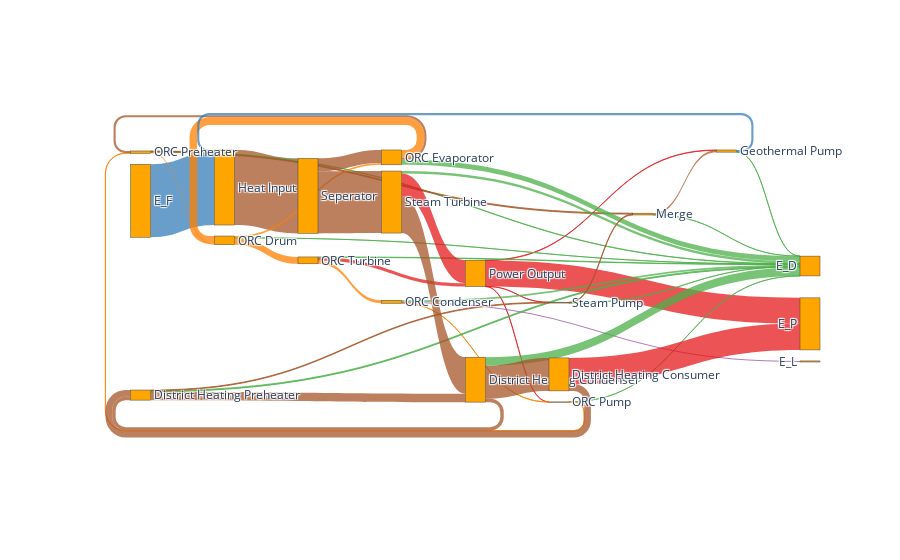
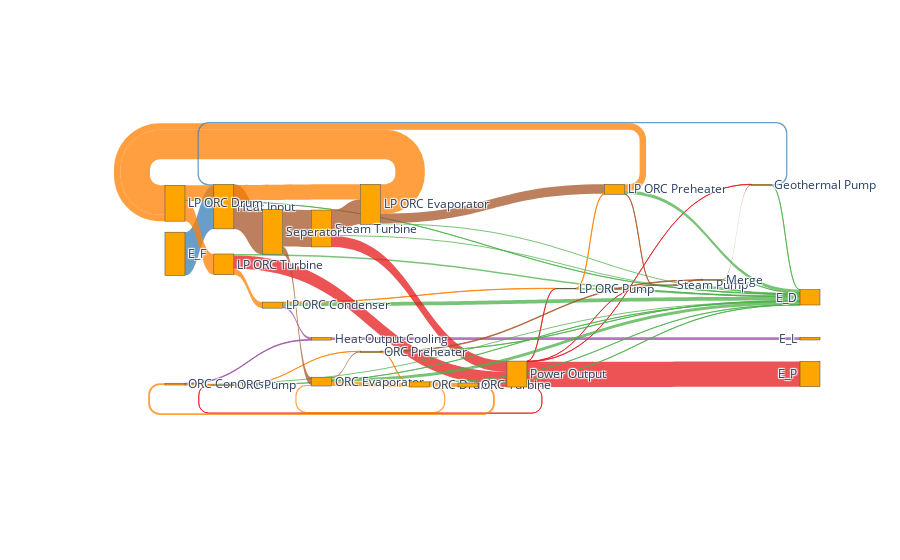

The notebook cell saved with these charts, in order:
### Markdown cell above
**Second Step**: Compare both processes with a grassmann diagramm

### Code cell
import plotly.graph_objects as go

links, nodes = ean.generate_plotly_sankey_input()

fig = go.Figure(go.Sankey(
    arrangement="snap",
    node={"label": nodes, 'pad': 11, 'color': 'orange'},
    link=links
    ))
# plot(fig, filename='chp_grassmann')
fig.show()

links_el, nodes_el = ean_el.generate_plotly_sankey_input()

fig_el = go.Figure(
    go.Sankey(
        arrangement="snap",
        node={"label": nodes_el, 'pad': 11, 'color': 'orange'},
        link=links_el
        ),
    layout=go.Layout({'width': 800})
    )

fig_el.show()

### Figure 1 — Plotly figure (JSON) as saved in the notebook; plotly's stock layout.template omitted (floating-point values rounded to 4 significant figures)
{"data": [{"arrangement": "snap", "link": {"color": ["rgba(55.0, 126.0, 184.0, 0.75)", "rgba(166.0, 86.0, 40.0, 0.75)", "rgba(228.0, 26.0, 28.0, 0.75)", "rgba(228.0, 26.0, 28.0, 0.75)", "rgba(228.0, 26.0, 28.0, 0.75)", "rgba(228.0, 26.0, 28.0, 0.75)", "rgba(77.0, 175.0, 74.0, 0.75)", "rgba(255.0, 127.0, 0.0, 0.75)", "rgba(166.0, 86.0, 40.0, 0.75)", "rgba(77.0, 175.0, 74.0, 0.75)", "rgba(255.0, 127.0, 0.0, 0.75)", "rgba(255.0, 127.0, 0.0, 0.75)", "rgba(77.0, 175.0, 74.0, 0.75)", "rgba(255.0, 127.0, 0.0, 0.75)", "rgba(77.0, 175.0, 74.0, 0.75)", "rgba(255.0, 127.0, 0.0, 0.75)", "rgba(166.0, 86.0, 40.0, 0.75)", "rgba(228.0, 26.0, 28.0, 0.75)", "rgba(77.0, 175.0, 74.0, 0.75)", "rgba(255.0, 127.0, 0.0, 0.75)", "rgba(77.0, 175.0, 74.0, 0.75)", "rgba(255.0, 127.0, 0.0, 0.75)", "rgba(152.0, 78.0, 163.0, 0.75)", "rgba(77.0, 175.0, 74.0, 0.75)", "rgba(166.0, 86.0, 40.0, 0.75)", "rgba(166.0, 86.0, 40.0, 0.75)", "rgba(77.0, 175.0, 74.0, 0.75)", "rgba(166.0, 86.0, 40.0, 0.75)", "rgba(166.0, 86.0, 40.0, 0.75)", "rgba(228.0, 26.0, 28.0, 0.75)", "rgba(77.0, 175.0, 74.0, 0.75)", "rgba(166.0, 86.0, 40.0, 0.75)", "rgba(77.0, 175.0, 74.0, 0.75)", "rgba(166.0, 86.0, 40.0, 0.75)", "rgba(228.0, 26.0, 28.0, 0.75)", "rgba(166.0, 86.0, 40.0, 0.75)", "rgba(77.0, 175.0, 74.0, 0.75)", "rgba(55.0, 126.0, 184.0, 0.75)", "rgba(77.0, 175.0, 74.0, 0.75)", "rgba(166.0, 86.0, 40.0, 0.75)", "rgba(166.0, 86.0, 40.0, 0.75)", "rgba(166.0, 86.0, 40.0, 0.75)"], "source": [0, 1, 23, 23, 23, 23, 2, 2, 2, 3, 3, 3, 4, 4, 5, 5, 5, 6, 6, 6, 7, 7, 7, 11, 11, 11, 12, 12, 12, 13, 13, 13, 14, 14, 15, 15, 17, 17, 19, 19, 20, 20], "target": [1, 20, 4, 14, 17, 25, 27, 3, 19, 27, 5, 6, 27, 2, 27, 3, 2, 23, 27, 7, 27, 4, 26, 27, 14, 12, 27, 11, 15, 23, 27, 12, 27, 19, 25, 11, 27, 1, 27, 17, 5, 13], "value": [236100000.0, 242900000.0, 161300.0, 283500.0, 1260000.0, 83400000.0, 1121000.0, 3245000.0, 3192000.0, 30610.0, 5864000.0, 22190000.0, 34720.0, 736000.0, 16430000.0, 24840000.0, 6822000.0, 11020000.0, 1417000.0, 9760000.0, 5651000.0, 609400.0, 3499000.0, 3210000.0, 2397000.0, 27070000.0, 27530000.0, 11030000.0, 106800000.0, 74090000.0, 8321000.0, 118200000.0, 57890.0, 2622000.0, 85100000.0, 21650000.0, 257300.0, 6817000.0, 6.334, 5814000.0, 42230000.0, 200700000.0]}, "node": {"color": "orange", "label": ["E_F", "Heat Input", "ORC Preheater", "ORC Drum", "ORC Pump", "ORC Evaporator", "ORC Turbine", "ORC Condenser", "ORC Cycle Closer", "Coolant Sink", "Coolant Source", "District Heating Preheater", "District Heating Condenser", "Steam Turbine", "Steam Pump", "District Heating Consumer", "District Heating Cycle Closer", "Geothermal Pump", "Geothermal Sink", "Merge", "Seperator", "Geothermal Source", "Heat Output District Heating", "Power Output", "Heat Output Cooling", "E_P", "E_L", "E_D"], "pad": 11}, "type": "sankey"}], "layout": {}}

### Figure 2 — Plotly figure (JSON) as saved in the notebook; plotly's stock layout.template omitted (floating-point values rounded to 4 significant figures)
{"data": [{"arrangement": "snap", "link": {"color": ["rgba(55.0, 126.0, 184.0, 0.75)", "rgba(166.0, 86.0, 40.0, 0.75)", "rgba(228.0, 26.0, 28.0, 0.75)", "rgba(228.0, 26.0, 28.0, 0.75)", "rgba(228.0, 26.0, 28.0, 0.75)", "rgba(228.0, 26.0, 28.0, 0.75)", "rgba(228.0, 26.0, 28.0, 0.75)", "rgba(152.0, 78.0, 163.0, 0.75)", "rgba(77.0, 175.0, 74.0, 0.75)", "rgba(255.0, 127.0, 0.0, 0.75)", "rgba(255.0, 127.0, 0.0, 0.75)", "rgba(77.0, 175.0, 74.0, 0.75)", "rgba(255.0, 127.0, 0.0, 0.75)", "rgba(152.0, 78.0, 163.0, 0.75)", "rgba(77.0, 175.0, 74.0, 0.75)", "rgba(255.0, 127.0, 0.0, 0.75)", "rgba(166.0, 86.0, 40.0, 0.75)", "rgba(77.0, 175.0, 74.0, 0.75)", "rgba(255.0, 127.0, 0.0, 0.75)", "rgba(166.0, 86.0, 40.0, 0.75)", "rgba(228.0, 26.0, 28.0, 0.75)", "rgba(77.0, 175.0, 74.0, 0.75)", "rgba(255.0, 127.0, 0.0, 0.75)", "rgba(77.0, 175.0, 74.0, 0.75)", "rgba(255.0, 127.0, 0.0, 0.75)", "rgba(228.0, 26.0, 28.0, 0.75)", "rgba(77.0, 175.0, 74.0, 0.75)", "rgba(166.0, 86.0, 40.0, 0.75)", "rgba(77.0, 175.0, 74.0, 0.75)", "rgba(166.0, 86.0, 40.0, 0.75)", "rgba(77.0, 175.0, 74.0, 0.75)", "rgba(255.0, 127.0, 0.0, 0.75)", "rgba(152.0, 78.0, 163.0, 0.75)", "rgba(77.0, 175.0, 74.0, 0.75)", "rgba(255.0, 127.0, 0.0, 0.75)", "rgba(166.0, 86.0, 40.0, 0.75)", "rgba(77.0, 175.0, 74.0, 0.75)", "rgba(255.0, 127.0, 0.0, 0.75)", "rgba(77.0, 175.0, 74.0, 0.75)", "rgba(255.0, 127.0, 0.0, 0.75)", "rgba(255.0, 127.0, 0.0, 0.75)", "rgba(228.0, 26.0, 28.0, 0.75)", "rgba(77.0, 175.0, 74.0, 0.75)", "rgba(255.0, 127.0, 0.0, 0.75)", "rgba(77.0, 175.0, 74.0, 0.75)", "rgba(255.0, 127.0, 0.0, 0.75)", "rgba(166.0, 86.0, 40.0, 0.75)", "rgba(77.0, 175.0, 74.0, 0.75)", "rgba(166.0, 86.0, 40.0, 0.75)", "rgba(77.0, 175.0, 74.0, 0.75)", "rgba(55.0, 126.0, 184.0, 0.75)", "rgba(166.0, 86.0, 40.0, 0.75)", "rgba(166.0, 86.0, 40.0, 0.75)"], "source": [0, 1, 27, 27, 27, 27, 27, 28, 2, 2, 2, 3, 3, 3, 4, 4, 4, 6, 6, 6, 7, 7, 7, 8, 8, 11, 11, 11, 12, 12, 13, 13, 13, 14, 14, 14, 15, 15, 16, 16, 16, 17, 17, 17, 18, 18, 18, 23, 23, 24, 24, 26, 26], "target": [1, 26, 8, 12, 15, 24, 29, 30, 31, 4, 7, 31, 8, 28, 31, 2, 6, 31, 2, 12, 27, 31, 3, 31, 6, 27, 31, 4, 31, 23, 31, 15, 28, 31, 16, 18, 31, 18, 31, 14, 17, 27, 31, 13, 31, 16, 23, 31, 24, 31, 1, 11, 14], "value": [236100000.0, 242900000.0, 1847000.0, 260500.0, 161300.0, 1260000.0, 137600000.0, 14620000.0, 78630.0, 82600000.0, 112900000.0, 20040000.0, 1773000.0, 11120000.0, 5990000.0, 160200000.0, 51670000.0, 17150000.0, 35330000.0, 2414000.0, 71170000.0, 8787000.0, 32930000.0, 397200.0, 3223000.0, 58930000.0, 6423000.0, 135300000.0, 53200.0, 2622000.0, 5651000.0, 609400.0, 3499000.0, 16430000.0, 24840000.0, 6822000.0, 34720.0, 736000.0, 30610.0, 5864000.0, 22190000.0, 11020000.0, 1417000.0, 9760000.0, 1121000.0, 3245000.0, 3192000.0, 5.348, 5813000.0, 257300.0, 6816000.0, 200700000.0, 42230000.0]}, "node": {"color": "orange", "label": ["E_F", "Heat Input", "LP ORC Drum", "LP ORC Condenser", "LP ORC Evaporator", "LP ORC Cycle Closer", "LP ORC Preheater", "LP ORC Turbine", "LP ORC Pump", "LP Coolant Source", "LP Coolant Sink", "Steam Turbine", "Steam Pump", "ORC Condenser", "ORC Evaporator", "ORC Pump", "ORC Drum", "ORC Turbine", "ORC Preheater", "ORC Cycle Closer", "Coolant Source", "Coolant Sink", "Geothermal Sink", "Merge", "Geothermal Pump", "Geothermal Source", "Seperator", "Power Output", "Heat Output Cooling", "E_P", "E_L", "E_D"], "pad": 11}, "type": "sankey"}], "layout": {}}
